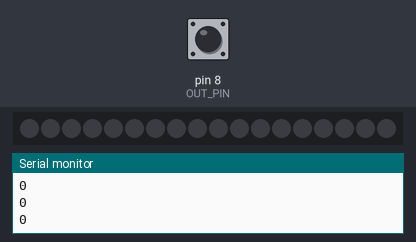
Recording of a sketch running on a simulated Arduino Uno, built with avr-gcc and run on an emulated ATmega328P. Shown: 18 RGB LEDs in strip order, left to right, the last lines printed to the serial monitor. The test bench sets the inputs (shaded band); at power-on: pin 8 (OUT_PIN) HIGH. Dim RGB values are drawn brighter than linear.

Above: at 1.2 s.
1.3 s: pin 8 (OUT_PIN) driven LOW
At 1.79 s:
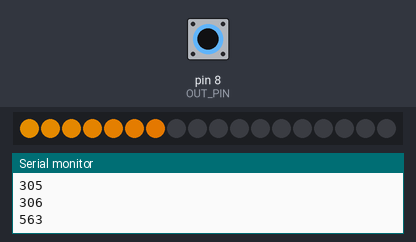
3.7 s: pin 8 (OUT_PIN) driven HIGH
At 3.94 s:
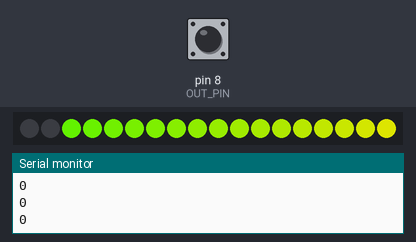
6.0 s: pin 8 (OUT_PIN) driven LOW
At 6.5 s:
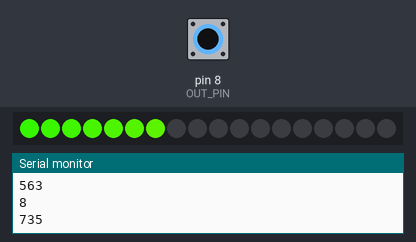
8.4 s: pin 8 (OUT_PIN) driven HIGH
At 8.65 s:
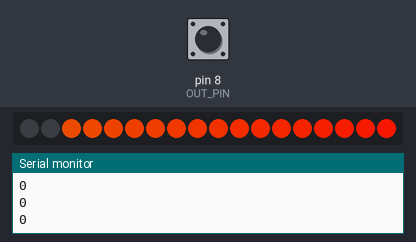
10.7 s: pin 8 (OUT_PIN) driven LOW
At 11.52 s:
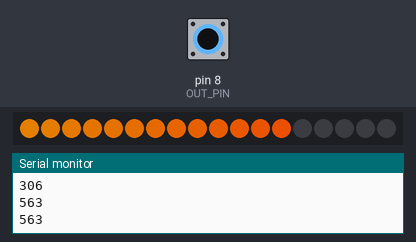
13.7 s: pin 8 (OUT_PIN) pulsed HIGH 5 times (0.12 s each, 0.3 s apart)
Timing chart, 0 to 16.7 s (numbered marks = the images above; inputs shaded):
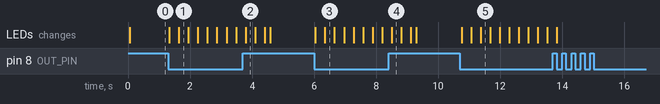

Measured:
- after the input at 1.3 s, the LEDs: first change at once (image 1 shows a later state)
- after the input at 3.7 s, the LEDs: change after 0.09 s (image 2)
- after the input at 6.0 s, the LEDs: first change at once (image 3 shows a later state)
- after the input at 8.4 s, the LEDs: change after 0.10 s (image 4)
- after the input at 10.7 s, the LEDs: first change after 0.05 s (image 5 shows a later state)

The sketch:

trail.ino
```cpp
#include<FastLED.h>
#define data_pin 2
#define num_led 18
#define LED_TYPE    WS2811
#define COLOR_ORDER GRB


const int OUT_PIN = 8;
const int SAMPLE_TIME = 50;
unsigned long millisCurrent;
unsigned long millisLast = 0;
unsigned long millisElapsed = 0;
int sampleBufferValue = 0;


int hue = 290;
CRGB leds[num_led];


CRGB led[num_led] = {0};
CRGB transfer_value[num_led - 1 ] = {0};


void setup() {

  FastLED.addLeds<LED_TYPE,data_pin,COLOR_ORDER>(leds, num_led).setCorrection(TypicalLEDStrip);
  Serial.begin(9600);
}


void loop() {


   millisCurrent = millis();
   millisElapsed = millisCurrent - millisLast;

   if (digitalRead(OUT_PIN) == LOW) {
     sampleBufferValue++;
   }


     if (millisElapsed > SAMPLE_TIME) {

     Serial.println(sampleBufferValue);

    for(int i=0;i<num_led;i++){
      transfer_value[i] = led[i];
    }

    for(int i=1;i<=num_led;i++){
      led[i] = transfer_value[i-1];
    }

    if(sampleBufferValue >= 5){
      led[0] = CHSV(hue,255,255);
      hue += 1 ;
      hue = hue%360;
    }
    else {
      led[0] = 0;
    }


     for(int i=0;i<=num_led;i++){
      leds[i] = led[i];
    }
    FastLED.show();
    delay(30);

    for(int i=0;i<=num_led;i++){
      leds[i] = 0;
    }
    FastLED.show();
    delay(10);

     sampleBufferValue = 0;
     millisLast = millisCurrent;


}}
```
